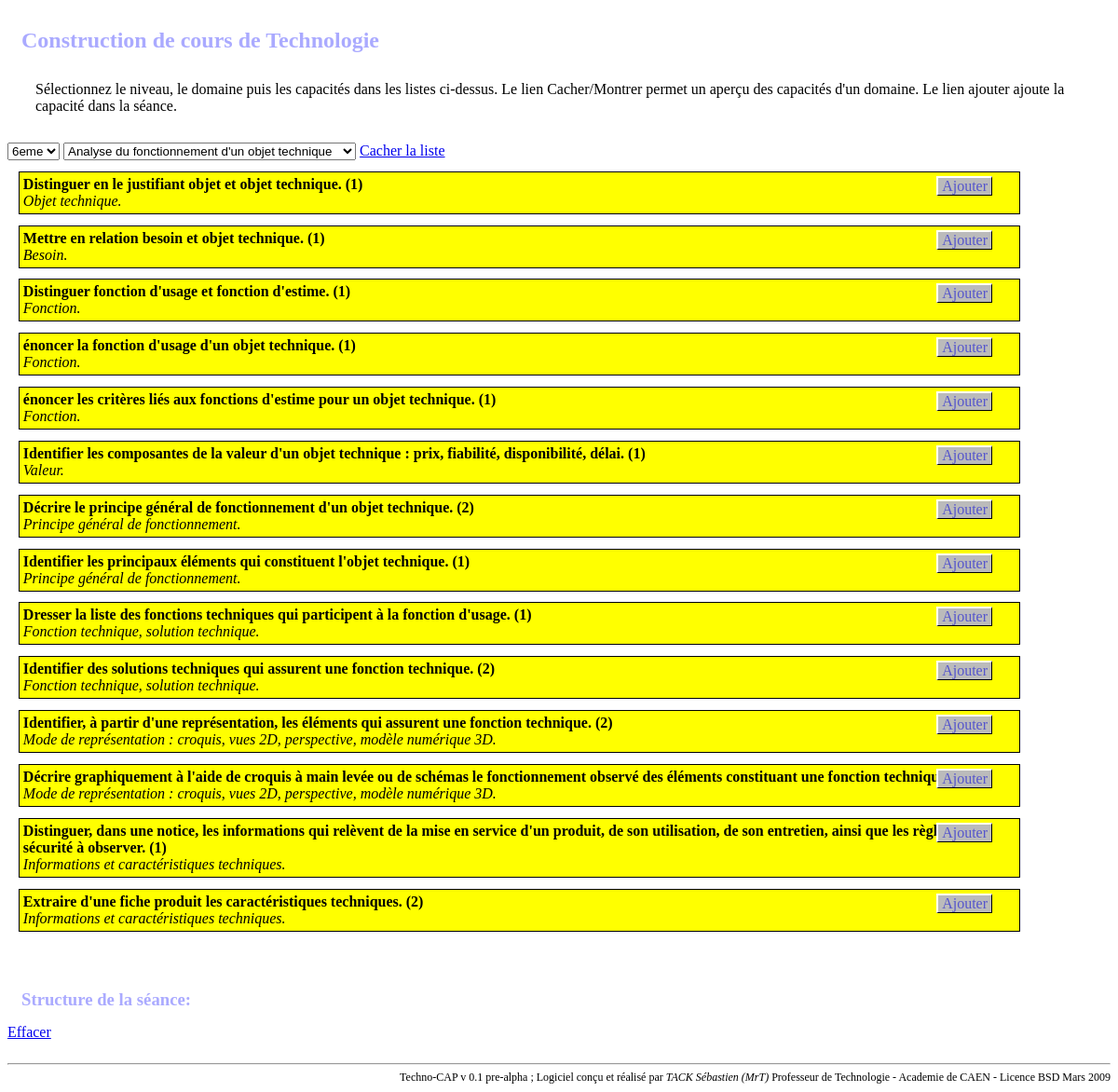
The app's page /debug.php with its own data.
### tables this page shows
CREATE TABLE `capacites` (
  `id` int(11) NOT NULL auto_increment,
  `connaissance` varchar(255) NOT NULL,
  `capacite` varchar(255) NOT NULL,
  `niveau` int(11) NOT NULL,
  `id_contenu` int(11) NOT NULL,
  `id_classe` int(11) NOT NULL,
  PRIMARY KEY  (`id`)
);

### debug.php (called while the page is built)
<?php
	if ($_REQUEST && $_REQUEST['page'])
		$page = $_REQUEST['page'];
	else
		$page = 'vue2';
	require "./models/models.php";
	require "./views/entete.inc.php";
	require "./views/$page.php";
	require "./views/pied.inc.php";
?>

### models/models.php (called while the page is built, shortened)
<?php
	$USER = "lcsmgr";
	$PASSE = "mrt14";
	$HOST = "localhost";
	$cx = mysql_connect($HOST,$USER,$PASSE) or die ('Connexion base impossible !');
	class Capacites {
		public function liste_capa_classe_contenu($id_classe,$id_contenu) {
			global $cx;
			$sql = "SELECT * FROM capacites where id_classe='$id_classe' and  id_contenu = '$id_contenu';";
			$res = mysql_query($sql,$cx) or die(mysql_error($cx));
			while ($R = mysql_fetch_object($res))
				$liste[] = $R;
			return $liste;
		}
	}
	class Contenus {
		public function liste_contenus() {
			global $cx;
			$sql = "SELECT * FROM contenus where 1;";
			$res = mysql_query($sql,$cx) or die(mysql_error($cx));
			while ($R = mysql_fetch_object($res))
				$liste[] = $R;
			return $liste;
		}
	}
	class Classes {
		public function liste_classes() {
			global $cx;
			$sql = "SELECT * FROM classes where 1;";
			$res = mysql_query($sql,$cx) or die(mysql_error($cx));
			while ($R = mysql_fetch_object($res))
				$liste[] = $R;
			return $liste;
		}
	}
?>

### views/vue2.inc.php (the view, shortened to what this page needs)
<?php
	if ($_POST && $_POST['choix_classe'])
		$choix_classe = $_POST['choix_classe'];
	else
		$choix_classe = 1;
	if ($_POST && $_POST['choix_contenu'])
		$choix_contenu = $_POST['choix_contenu'];
	else
		$choix_contenu = 1;
	function giveClasses() {
		$c = new Classes();
		echo '<select id ="choix_classe" name="choix_classe">';
		foreach($c->liste_classes() as $cl)
			echo "<br /><option value=$cl->id>$cl->classe</option>";
		echo '</select>';
	}
	function giveContenus() {
		$cont = new Contenus();
		echo '<select id="choix_contenu" name="choix_contenu">';
		foreach($cont->liste_contenus() as $content)
			echo "<br /><option value=$content->id>$content->contenu</option>";
		echo '</select>';
	}
	function giveCapacites() {
		global $choix_classe, $choix_contenu;
		$cap = new Capacites();
		$test = $cap->liste_capa_classe_contenu($choix_classe,$choix_contenu);
		if (count($test)) {
			foreach( $test as $capa)
				echo "<div id=\"capa$capa->id\" class=\"capa$choix_contenu\"><A href=\"#\" id=\"capacite$capa->id\" class=\"link_add\">Ajouter</A>"
				."<b>$capa->capacite ($capa->niveau) </b><br /><span><i>$capa->connaissance</i></span>"
				."&nbsp;</div>";
		}
	}
?>

### views/entete.inc.php (shortened to what this page needs)
<html>
<head>
	<link rel="stylesheet" type="text/css" href="./styles/styles.css" />
</head>
<body>
<h2>Construction de cours de Technologie</h2>

### views/vue2.php (shortened to what this page needs)
<?php 	require_once 'vue2.inc.php'; ?>
<p>S&eacute;lectionnez le niveau, le domaine puis les capacit&eacute;s dans les listes ci-dessus. Le lien Cacher/Montrer permet un aperçu des capacités d'un domaine. Le lien ajouter ajoute la capacit&eacute; dans la s&eacute;ance.</p>
<span id="div_classes"><?php giveClasses(); ?></span>
<span id="div_contenus"><?php giveContenus(); ?></span>
<span title ="Liste des capacit&eacute;s associ&eacute;es au domaine."><A id="cacher" href="#">Cacher la liste</A></span>
<div id="div_capacites"><?php giveCapacites(); ?></div>
<br />
<br />
<h3>Structure de la s&eacute;ance:</h3>
<span><A href="#" id="EffaceSeance">Effacer</A></span>

### views/pied.inc.php
<br />
<div class="pied">
<hr />
Techno-CAP v 0.1 pre-alpha ; Logiciel con&ccedil;u et r&eacute;alis&eacute; par <I>TACK S&eacute;bastien (MrT)</I> Professeur de Technologie - Academie de CAEN - Licence BSD Mars 2009</div>
</body>
</html>

### styles/styles.css (style rules this page uses)
.titre, .description, .capa1,.capa2,.capa3,.capa4,.capa5,.capa6, .capaAff1,.capaAff2,.capaAff3,.capaAff4,.capaAff5,.capaAff6 { border: 1px solid; width: 90%; margin: 1%; padding: 4px; }
.capa1,.capa2,.capa3,.capa4,.capa5,.capa6 { //float: left; }
.link_add, .capDel { text-align: right; position: absolute; right: 10%; }
.capa1, .capaAff1 { background-color: yellow; }
.pied { bottom: 2px; right: 20px; font-size: 0.75em; text-align: right; }
h2, h3, label { margin: 15px; color: #AAF; }
h2 { margin-top: 30px; }
.link_add, .capDel, .delCap { margin-left: 15px; margin-right: 15px; padding-left: 4px; padding-right: 4px; color: #55c; border-top:solid 2px white ; border-left:solid 2px white ; border-right:solid 1px black ; border-bottom:solid 1px black; text-decoration: none; background-color: #bbb; }
p { margin: 30px; }
body { backgroud-color: #ccf; }

### records on screen
capacites: capacite "Distinguer en le justifiant objet et objet technique.", niveau "1", connaissance "Objet technique."
capacites: capacite "Mettre en relation besoin et objet technique.", niveau "1", connaissance "Besoin."
capacites: capacite "Distinguer fonction d'usage et fonction d'estime.", niveau "1", connaissance "Fonction."
capacites: capacite "énoncer la fonction d'usage d'un objet technique.", niveau "1", connaissance "Fonction."
capacites: capacite "énoncer les critères liés aux fonctions d'estime pour un objet technique.", niveau "1", connaissance "Fonction."
capacites: capacite "Identifier les composantes de la valeur d'un objet technique : prix, fiabilité, disponibilité, délai.", niveau "1", connaissance "Valeur."
capacites: capacite "Décrire le principe général de fonctionnement d'un objet technique.", niveau "2", connaissance "Principe général de fonctionnement."
capacites: capacite "Identifier les principaux éléments qui constituent l'objet technique.", niveau "1", connaissance "Principe général de fonctionnement."
capacites: capacite "Dresser la liste des fonctions techniques qui participent à la fonction d'usage.", niveau "1", connaissance "Fonction technique, solution technique."
capacites: capacite "Identifier des solutions techniques qui assurent une fonction technique.", niveau "2", connaissance "Fonction technique, solution technique."
capacites: capacite "Identifier, à partir d'une représentation, les éléments qui assurent une fonction technique.", niveau "2", connaissance "Mode de représentation : croquis, vues 2D, perspective, modèle numérique 3D."
capacites: capacite "Décrire graphiquement à l'aide de croquis à main levée ou de schémas le fonctionnement observé des éléments constituant une fonction technique.", connaissance "Mode de représentation : croquis, vues 2D, perspective, modèle numérique 3D."
capacites: capacite "Distinguer, dans une notice, les informations qui relèvent de la mise en service d'un produit, de son utilisation, de son entretien, ainsi que les règles de sécurité à observer.", niveau "1", connaissance "Informations et caractéristiques techniques."
capacites: capacite "Extraire d'une fiche produit les caractéristiques techniques.", niveau "2", connaissance "Informations et caractéristiques techniques."

### other values on screen
form field choix_classe "6eme"
form field choix_contenu "Analyse du fonctionnement d'un objet technique"
